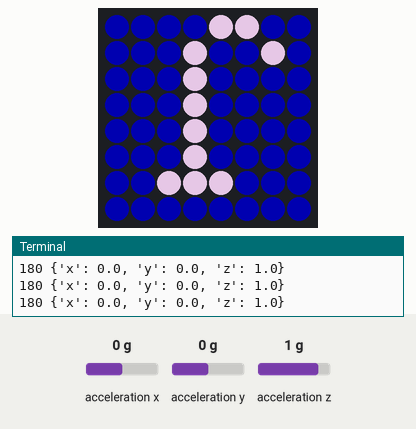
A program run on a simulated Raspberry Pi (BCM pin numbers) with a Sense HAT. Shown: the Sense HAT's 8×8 RGB LED matrix, the last lines printed to the terminal. The inputs (shaded band) are chosen by the test bench; at power-on: acceleration x 0 g, acceleration y 0 g, acceleration z 1 g. Dim RGB values are drawn brighter than linear; random numbers come from a fixed seed.

Above: at 1.2 s.
1.3 s: acceleration x set to -0.4 g
3.5 s: acceleration x set to -0.7 g
At 3.72 s:
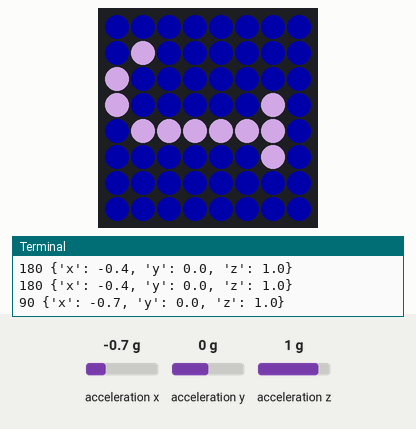
5.8 s: acceleration x set to 0.8 g
At 6.02 s:
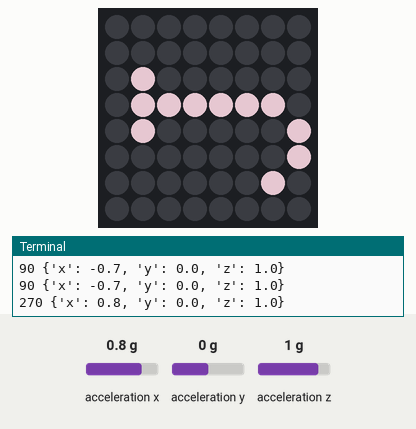
8.1 s: acceleration x set to 0.7 g
11.1 s: acceleration x set to 0.4 g
At 11.39 s:
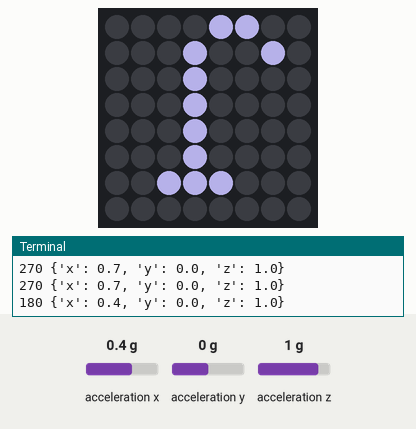
12.7 s: acceleration y set to 0.3 g
15.7 s: acceleration y set to 0.6 g
At 15.98 s:
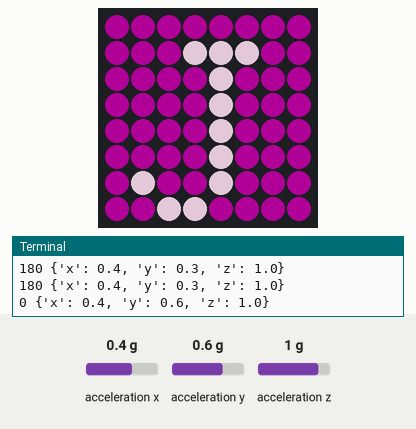

Measured:
- the behaviour switches between -0.5 and -0.6 g on acceleration x (found by bisection; images 0 and 1)
- the behaviour switches between 0.6 and 0.5 g on acceleration x (found by bisection; images 2 and 3)
- the behaviour switches between 0.4 and 0.5 g on acceleration y (found by bisection; images 3 and 4)

The program:

oriented-letter.py
```python
#!/usr/bin/env python3
"""Displays a letter that rotates based on HAT orientation"""

import time
import random

import sense_hat

sense = sense_hat.SenseHat()

while True:
    gforce = sense.get_accelerometer_raw()
    if gforce['x'] < -0.5:
        rotate = 90
    elif gforce['x'] > 0.5:
        rotate = 270
    elif gforce['y'] > 0.5:
        rotate = 0
    elif gforce['y'] < 0.5:
        rotate = 180
    else:
        rotate = 0
    sense.set_rotation(rotate)
    sense.show_letter("J",
        text_colour=[random.randint(128,192) for x in range(3)],
        back_colour=[random.randint(0,64) for x in range(3)],
    )
    print(rotate, gforce)
    time.sleep(0.25)
```
